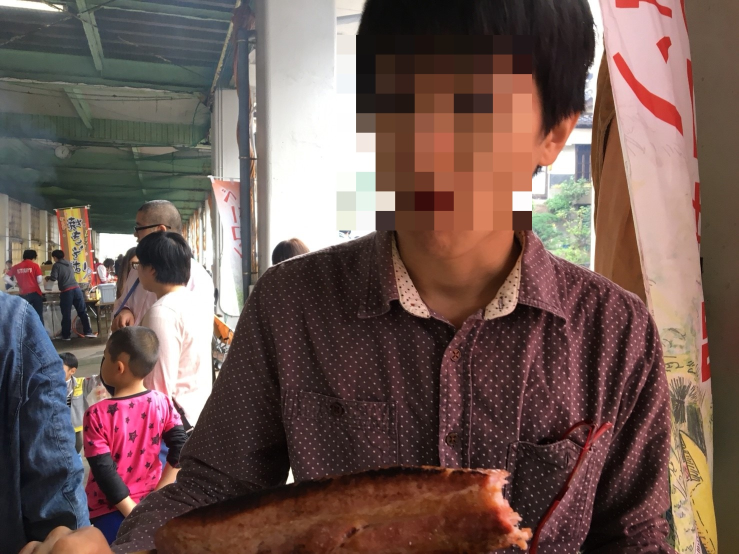
#> input picture images/tmp.jpg, 1478 x 1108 px (shown at 1/2 size)
$ python -i app.py   (imports and definitions only)
#> lines starting #> are read from the running program, lines starting #| are printed output that depends on the picture
import os
from flask import Flask, render_template, request, helpers, send_file
import cv2

# [2 lines not run here, left out]


def mosaic(img, rect, size):
    # detect area to layer mosaic
    (x1, y1, x2, y2) = rect
    w = x2 - x1
    h = y2 - y1
    i_rect = img[y1:y2, x1:x2]

    # shrink img => expand img
    i_small = cv2.resize(i_rect, (size, size))
    i_mos = cv2.resize(i_small, (w, h), interpolation=cv2.INTER_AREA)

    # layer mosaic on original
    img2 = img.copy()
    img2[y1:y2, x1:x2] = i_mos
    return img2


def mosaicImage():
    cascade_file = 'haarcascade_frontalface_alt.xml'
    cascade = cv2.CascadeClassifier(cascade_file)

    img = cv2.imread('./images/tmp.jpg')
#> img is the input picture: shape (1108, 1478, 3); mean B, G, R 84.1, 90.1, 112.6
    img_gray = cv2.cvtColor(img, cv2.COLOR_BGR2GRAY)
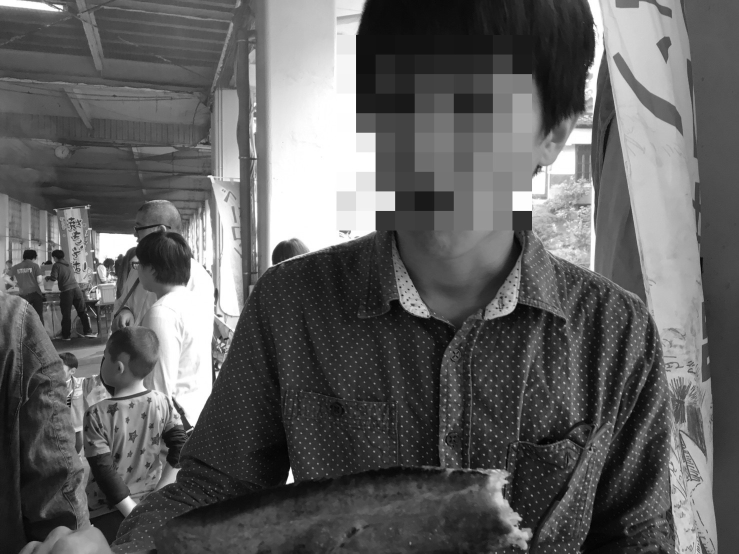
#> img_gray: shape (1108, 1478) (shown at 1/2 size); min 1, max 255, mean 96.1

    face_list = cascade.detectMultiScale(img_gray, minSize=(150, 150))
#> face_list = ()
    if len(face_list) == 0:
        quit()
#> (the program exits here)
